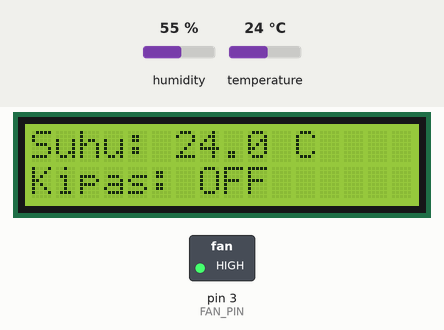
A sketch run on a simulated Arduino Uno, built with avr-gcc and run on an emulated ATmega328P. Parts: 16×2 character LCD, switched loads named in the sketch (green lamp = pin HIGH). The test bench sets the inputs (shaded band); at power-on: temperature 24 °C, humidity 55 %. What the sketch prints to the serial monitor is not drawn.

Above: at 1.2 s.
1.3 s: temperature set to 26 °C
At 2.9 s:
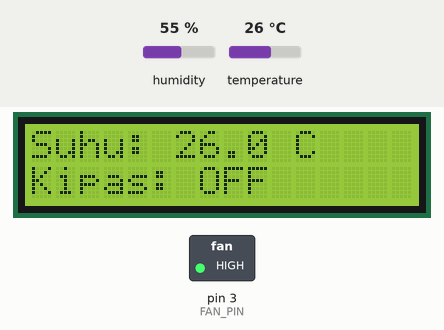
4.0 s: temperature set to 29 °C
At 4.7 s:
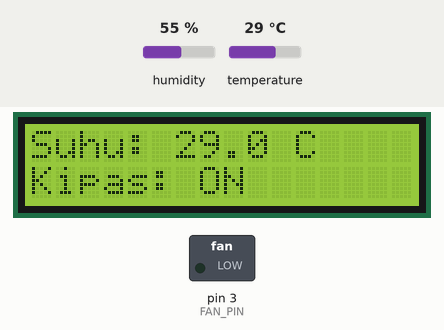
6.7 s: temperature set to 12 °C
At 9.5 s:
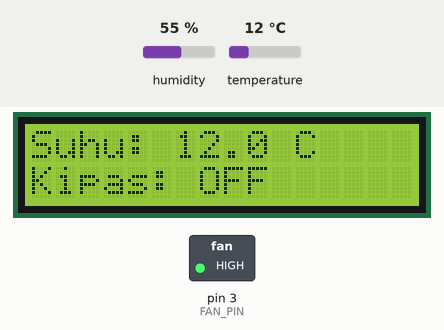
Timing chart, 0 to 11.0 s (numbered marks = the images above; inputs shaded):
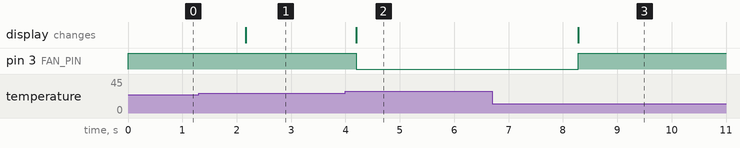

Measured:
- the behaviour switches between 27 and 28 °C on temperature (found by bisection; images 1 and 2)
- after the input at 1.3 s, the display: changes after 0.86 s (image 1)
- after the input at 4.0 s, pin 3 (FAN_PIN): HIGH → LOW after 0.20 s; the display: changes after 0.20 s (image 2)
- after the input at 6.7 s, pin 3 (FAN_PIN): LOW → HIGH after 1.6 s; the display: changes after 1.6 s (image 3)

The sketch:

SourceCodeAutoAdjustFan_Kelompok2.ino
```cpp
#include <Wire.h>
#include <LiquidCrystal_I2C.h>
#include <DHT.h>

#define DHTPIN 2
#define DHTTYPE DHT11

DHT dht(DHTPIN, DHTTYPE);
LiquidCrystal_I2C lcd(0x27, 16, 2);

#define FAN_PIN 3
#define TEMP_THRESHOLD 27.1

void setup() {
  pinMode(FAN_PIN, OUTPUT);
  digitalWrite(FAN_PIN, HIGH);

  Serial.begin(9600);
  dht.begin();

  lcd.begin(16, 2);
  lcd.backlight();

  lcd.setCursor(0, 0);
  lcd.print("Suhu: ");
  lcd.setCursor(0, 1);
  lcd.print("Kipas: OFF");
}

void loop() {
  float suhu = dht.readTemperature();

  if (isnan(suhu)) {
    lcd.setCursor(0, 0);
    lcd.print("Gagal baca suhu ");
    Serial.println("Gagal baca sensor DHT!");
    digitalWrite(FAN_PIN, HIGH);
  } else {
    lcd.setCursor(6, 0);
    lcd.print("     ");
    lcd.setCursor(6, 0);
    lcd.print(suhu, 1);
    lcd.print(" C ");

    if (suhu >= TEMP_THRESHOLD) {
      digitalWrite(FAN_PIN, LOW);
      lcd.setCursor(7, 1);
      lcd.print("ON ");
      Serial.println("Kipas ON");
    } else {
      digitalWrite(FAN_PIN, HIGH);
      lcd.setCursor(7, 1);
      lcd.print("OFF");
      Serial.println("Kipas OFF");
    }

    Serial.print("Suhu: ");
    Serial.print(suhu);
    Serial.print(" C, Kipas: ");
    Serial.println((suhu >= TEMP_THRESHOLD) ? "ON" : "OFF");
  }

  delay(2000);
}
```
